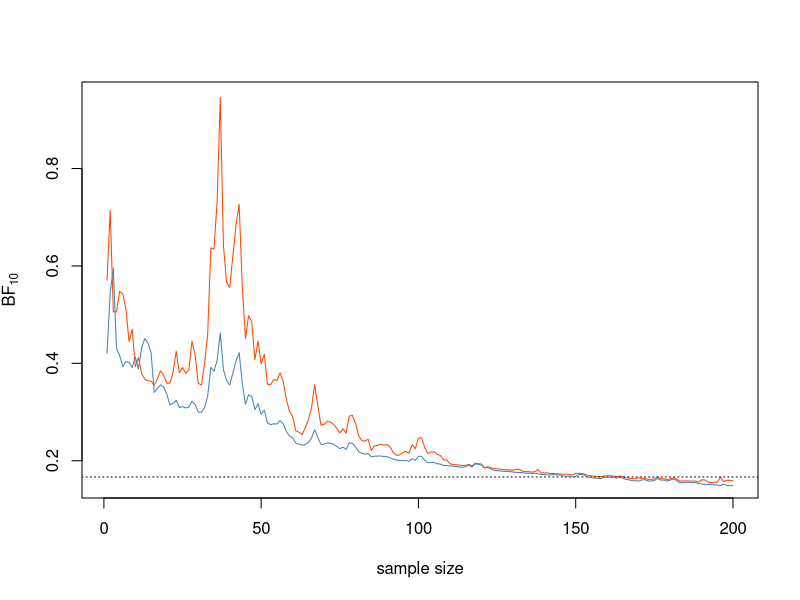

Generate this figure with R:
###################################################################################
# Reanalysig data from a replication of Schnall, Benton, & Harvey (2008, PS)
# OSF link: https://osf.io/apidb/
###########################################################

# Importing SAV file
# d <- foreign::read.spss(file = "rep2.sav", to.data.frame = TRUE)

# Exporting as a CSV file
# write.csv(d, "rep2.csv", row.names = FALSE)

####################################################################
# Importing data
########################################

library(tidyverse)

data <-
    # importing the csv file
    read.csv(file = "rep2.csv") %>%
    # keeping only the relevant columns
    select(Participant., Condition, Madeup_dummy, Exp_Error, mean_vignettes) %>%
    rename(Participant = Participant.)

#######################################################################################
# Codes: https://osf.io/5qhnw/
# Madeup_dummy: “All of my answers are made up.”(1 = yes, 0 = no)
# Exp_Error: Participants for whom errors occurred (filtered out of all analyses)
####################################################################################

# At each step, we should exclude participants who made up answers,
# or wrong trials due to experimenter errors

data <- 
    data %>%
    # filter(Madeup_dummy != 1, Exp_Error != 1) %>%
    mutate(Condition = factor(Condition) ) %>%
    # ordering dataset by participant
    arrange(Participant)

####################################################################################
# Sequential Bayes Factor
####################################################

library(BayesFactor)

# get BayesFactorExtras from github
# devtools::install_github("richarddmorey/BayesFactorExtras", subdir = "BayesFactorExtras")

################################################################################
# Defining the model comparison (the t-test) of interest
########################################################################

tBF <- ttestBF(formula = mean_vignettes ~ Condition, data = data)

################################################################################
# Writing a basic SBF function
########################################################################

# If the "cleaning" argument is true, proceed to outliers rejections and errors removal
# Here (as an example), we remove participants that are outliers on at least one of the
# measures returned by influence.measures()

# If the "blind" argument is true, the function only returns a "continue or stop message"
# depending on the a priori defined thresold

seqBF <- function(BFobject, cleaning = TRUE, nmin = 20, step = 1, thresold = 10, blind = TRUE) {
    
    dat <- BFobject@data
    
    nmax <- nrow(dat) %>% as.numeric
    ns <- seq(nmin, nmax, by = step)
    
    #########################################################################
    # Sequential Bayes Factor
    ##########################################
    
    for (i in 1:length(ns) ) {
        
        #########################################################################
        # Preliminary data processing...
        ##########################################
        
        # extracting reduced dataset
        dat2 <- dat[1:ns[i], ]

        # storing the reduced dataset
        BFobject@data <- dat2
        
        # if we want to go for iterative cleaning
        if (cleaning) {
            
            # removing wrong trials and errors
            dat2 <- dat2 %>% filter(Madeup_dummy != 1, Exp_Error != 1)
            
            # fitting an equivalent lm model
            mod <-
                lm(
                    as.formula(BFobject@numerator$`Alt., r=0.707`@identifier$formula),
                    data = dat2
                )
            
            # identifying influential observations
            inf <- influence.measures(mod)
            inf_obs <- apply(inf$is.inf, 1, function(x) !any(x) )
            
            # removing influential observations and storing clean dataset
            BFobject@data <- dat2[inf_obs, ]
        
        }
        
        #########################################################################
        # Bayes Factor computation
        ##########################################
        
        res1 <- recompute(BFobject, progress = FALSE)
        bf <- res1 %>% as.vector %>% as.numeric
        
        if (!exists("res") ) res <- bf else res <- rbind(res, bf)
        
        if (blind == TRUE) {
            
            if (tail(res, 1) < 1 / thres | tail(res, 1) > thres) {
                
                res <- "stop the recruitment"
                
            } else {
                
                res <- "continue the recruitment"
            }
        }
        
    }
    
    return(res)
    
}

################################################
# Blind SBF example
##################################

# with iterative cleaning
seq <- seqBF(tBF, cleaning = TRUE, nmin = 20, thres = 6, blind = FALSE)
ts.plot(seq, xlab = "sample size", ylab = expression(BF[10]), col = "orangered")
abline(h = 1 / 6, lty = 3)

# without iterative cleaning
seq2 <- seqBF(tBF, cleaning = FALSE, nmin = 20, thres = 6, blind = FALSE)
lines(seq2, col = "steelblue")
